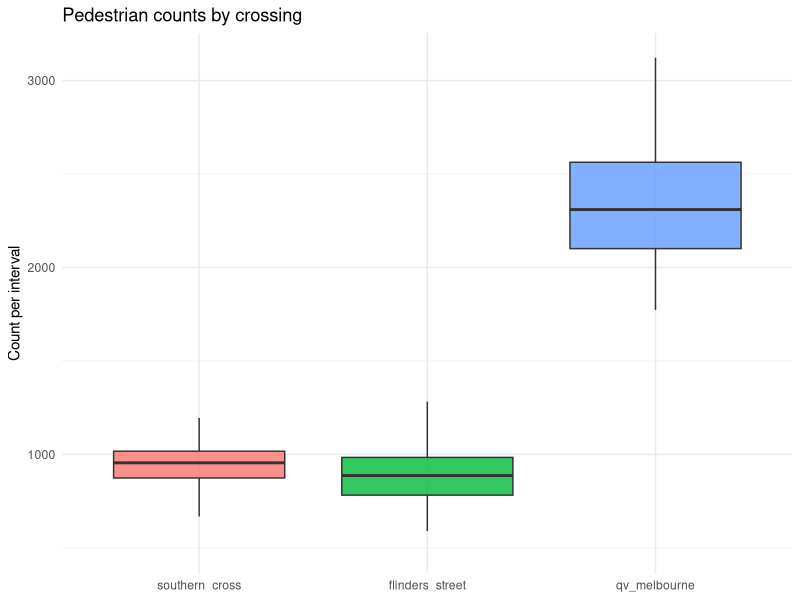
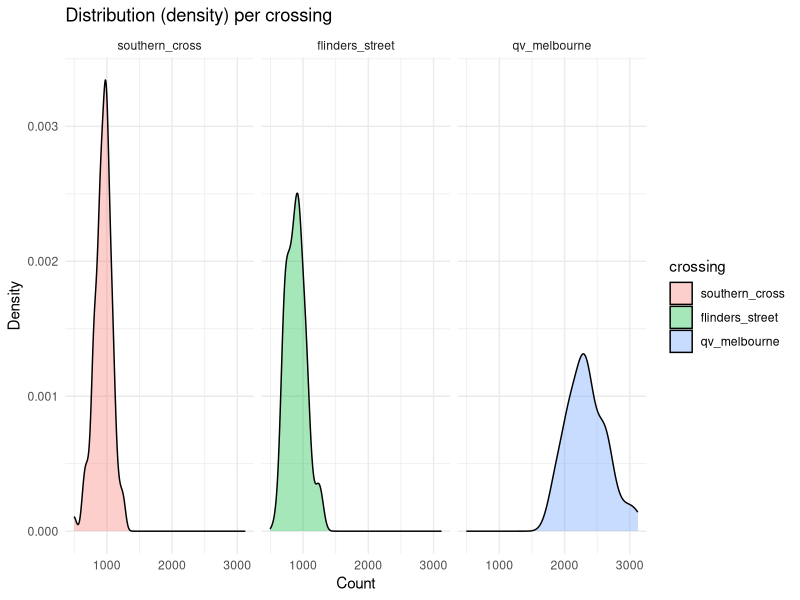
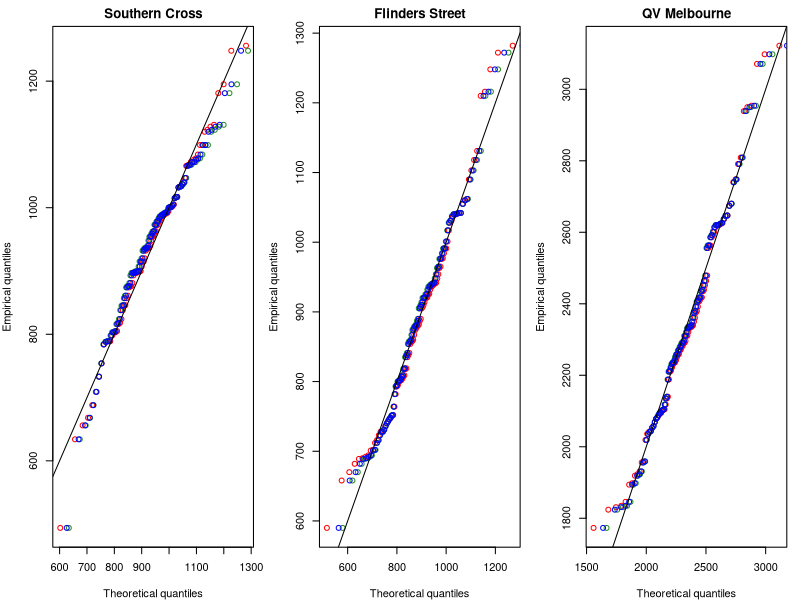

Recreate these plots in R, in order.
## ---- chunk 1
#| label: setup
#| include: false
#| echo: false
#| message: false
#| warning: false

knitr::opts_chunk$set(fig.align = "center", fig.width = 8, fig.height = 5, dpi = 150)

library(tidyverse)
library(boot)
library(MASS)

set.seed(355435)  

B <- 5000
## ---- chunk 2
pedestrian_df <- read.csv(here::here("data/pedestrians.csv"))
## ---- chunk 3
pedestrian_long <- pedestrian_df %>%
  mutate(obs = row_number()) %>%
  pivot_longer(-obs, names_to = "crossing", values_to = "count") %>%
  mutate(crossing = factor(crossing,
                           levels = c("southern_cross","flinders_street","qv_melbourne")))

ggplot(pedestrian_long, aes(x = crossing, y = count, fill = crossing)) +
  geom_boxplot(outlier.shape = NA, alpha = 0.8) +
  labs(title = "Pedestrian counts by crossing", x = NULL, y = "Count per interval") +
  theme_minimal() + theme(legend.position = "none")


ggplot(pedestrian_long, aes(x = count, fill = crossing)) +
  geom_density(alpha = 0.35) +
  facet_wrap(~ crossing, scales = "fixed") +
  labs(title = "Distribution (density) per crossing", x = "Count", y = "Density") +
  theme_minimal()

## ---- chunk 4
desc <- pedestrian_long |>
  group_by(crossing) |>
  summarise(
    n     = n(),
    mean  = mean(count),
    median= median(count),
    sd    = sd(count),
    min   = min(count),
    max   = max(count),
    iqr   = IQR(count),
    .groups = "drop"
)
## ---- chunk 5
# Southern Cross
sc <- pedestrian_df$southern_cross
fit_sc_norm  <- fitdistr(sc, "normal")
fit_sc_logn  <- fitdistr(sc, "lognormal")
fit_sc_gamma <- fitdistr(sc, "gamma")   

sc_models <- tibble(
  crossing = "southern_cross",
  model    = c("normal","lognormal","gamma"),
  logLik   = c(logLik(fit_sc_norm)[1],  logLik(fit_sc_logn)[1],  logLik(fit_sc_gamma)[1]),
  AIC      = c(AIC(fit_sc_norm),        AIC(fit_sc_logn),        AIC(fit_sc_gamma)),

  mean_est = c(
    unname(fit_sc_norm$estimate["mean"]),
    exp(fit_sc_logn$estimate["meanlog"] + 0.5*fit_sc_logn$estimate["sdlog"]^2),
    unname(fit_sc_gamma$estimate["shape"] / fit_sc_gamma$estimate["rate"])),
  
  sd_est   = c(
    unname(fit_sc_norm$estimate["sd"]),
    sqrt((exp(fit_sc_logn$estimate["sdlog"]^2) - 1) *
         exp(2*fit_sc_logn$estimate["meanlog"] + fit_sc_logn$estimate["sdlog"]^2)),
    sqrt(unname(fit_sc_gamma$estimate["shape"]) / (unname(fit_sc_gamma$estimate["rate"])^2))))

# Flinders Street
fl <- pedestrian_df$flinders_street
fit_fl_norm  <- fitdistr(fl, "normal")
fit_fl_logn  <- fitdistr(fl, "lognormal")
fit_fl_gamma <- fitdistr(fl, "gamma")

fl_models <- tibble(
  crossing = "flinders_street",
  model    = c("normal","lognormal","gamma"),
  logLik   = c(logLik(fit_fl_norm)[1],  logLik(fit_fl_logn)[1],  logLik(fit_fl_gamma)[1]),
  AIC      = c(AIC(fit_fl_norm),        AIC(fit_fl_logn),        AIC(fit_fl_gamma)),

  mean_est = c(
    unname(fit_fl_norm$estimate["mean"]),
    exp(fit_fl_logn$estimate["meanlog"] + 0.5*fit_fl_logn$estimate["sdlog"]^2),
    unname(fit_fl_gamma$estimate["shape"] / fit_fl_gamma$estimate["rate"])),
  
  sd_est   = c(
    unname(fit_fl_norm$estimate["sd"]),
    sqrt((exp(fit_fl_logn$estimate["sdlog"]^2) - 1) *
         exp(2*fit_fl_logn$estimate["meanlog"] + fit_fl_logn$estimate["sdlog"]^2)),
    sqrt(unname(fit_fl_gamma$estimate["shape"]) / (unname(fit_fl_gamma$estimate["rate"])^2))))

# QV Melbourne
qv <- pedestrian_df$qv_melbourne
fit_qv_norm  <- fitdistr(qv, "normal")
fit_qv_logn  <- fitdistr(qv, "lognormal")
fit_qv_gamma <- fitdistr(qv, "gamma")

qv_models <- tibble(
  crossing = "qv_melbourne",
  model    = c("normal","lognormal","gamma"),
  logLik   = c(logLik(fit_qv_norm)[1],  logLik(fit_qv_logn)[1],  logLik(fit_qv_gamma)[1]),
  AIC      = c(AIC(fit_qv_norm),        AIC(fit_qv_logn),        AIC(fit_qv_gamma)),

  mean_est = c(
    unname(fit_qv_norm$estimate["mean"]),
    exp(fit_qv_logn$estimate["meanlog"] + 0.5*fit_qv_logn$estimate["sdlog"]^2),
    unname(fit_qv_gamma$estimate["shape"] / fit_qv_gamma$estimate["rate"])),
  
  sd_est   = c(
    unname(fit_qv_norm$estimate["sd"]),
    sqrt((exp(fit_qv_logn$estimate["sdlog"]^2) - 1) *
         exp(2*fit_qv_logn$estimate["meanlog"] + fit_qv_logn$estimate["sdlog"]^2)),
    sqrt(unname(fit_qv_gamma$estimate["shape"]) / (unname(fit_qv_gamma$estimate["rate"])^2))))

mle_fits <- bind_rows(sc_models, fl_models, qv_models) |>
  arrange(crossing, AIC)

mle_fits
## ---- chunk 6
par(mfrow = c(1,3), mar = c(4,4,2,1))

## Southern Cross 
x <- sort(sc); n <- length(x); p <- (seq_len(n)-0.5)/n
qN <- qnorm(p,  mean = fit_sc_norm$estimate["mean"],    sd    = fit_sc_norm$estimate["sd"])
qL <- qlnorm(p, meanlog = fit_sc_logn$estimate["meanlog"], sdlog = fit_sc_logn$estimate["sdlog"])
qG <- qgamma(p, shape = fit_sc_gamma$estimate["shape"], rate = fit_sc_gamma$estimate["rate"])
plot(qN, x, xlab="Theoretical quantiles", ylab="Empirical quantiles", main="Southern Cross",
     pch=1, col="red"); points(qL, x, pch=1, col="forestgreen"); points(qG, x, pch=1, col="blue"); abline(0,1)

# Flinders Street
x <- sort(fl); n <- length(x); p <- (seq_len(n)-0.5)/n
qN <- qnorm(p,  mean = fit_fl_norm$estimate["mean"],    sd    = fit_fl_norm$estimate["sd"])
qL <- qlnorm(p, meanlog = fit_fl_logn$estimate["meanlog"], sdlog = fit_fl_logn$estimate["sdlog"])
qG <- qgamma(p, shape = fit_fl_gamma$estimate["shape"], rate = fit_fl_gamma$estimate["rate"])
plot(qN, x, xlab="Theoretical quantiles", ylab="Empirical quantiles", main="Flinders Street",
     pch=1, col="red"); points(qL, x, pch=1, col="forestgreen"); points(qG, x, pch=1, col="blue"); abline(0,1)

# QV Melbourne 
x <- sort(qv); n <- length(x); p <- (seq_len(n)-0.5)/n
qN <- qnorm(p,  mean = fit_qv_norm$estimate["mean"],    sd    = fit_qv_norm$estimate["sd"])
qL <- qlnorm(p, meanlog = fit_qv_logn$estimate["meanlog"], sdlog = fit_qv_logn$estimate["sdlog"])
qG <- qgamma(p, shape = fit_qv_gamma$estimate["shape"], rate = fit_qv_gamma$estimate["rate"])
plot(qN, x, xlab="Theoretical quantiles", ylab="Empirical quantiles", main="QV Melbourne",
     pch=1, col="red"); points(qL, x, pch=1, col="forestgreen"); points(qG, x, pch=1, col="blue"); abline(0,1)

par(mfrow = c(1,1))

